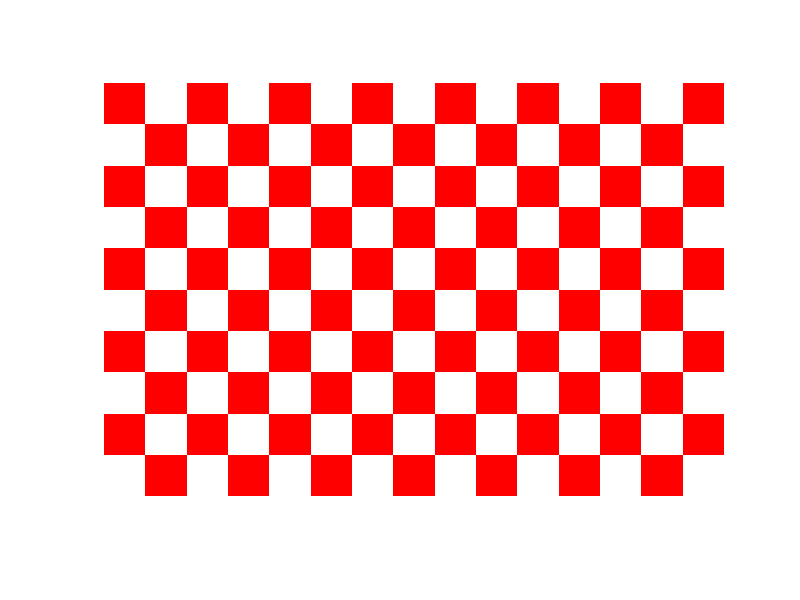

MATLAB code to generate this figure: (Note: this script raises an error after producing the figure.)
close all; clear all; clc;
squareSize = 200;
cb1 = checkerboard(squareSize,5,8);
cb1 = cb1(:,1:15*squareSize) ;
cb3 = (cb1 > 0.5);
r = uint8(255*ones(size(cb3)));
g = uint8(255*cb3);
b = uint8(255*cb3);
red = cat(3, r, g, b);
rx = randi([0,15], 20, 1);
ry = randi([0,3], 20, 1);
rr = randi([30,80], 20, 1);
figure, imshow(red);
hold on;
rad = 30;
halfSquareSize = squareSize * 0.5;
for i=1:10
    for j=1:15
        if (rem(i,2) == 0)
            if (rem(j,2) == 0)
                DrawCircles(squareSize, 10*squareSize- (squareSize*i - halfSquareSize), squareSize * j - halfSquareSize, rad, i );
            else
                DrawCircles(squareSize, 10*squareSize- (squareSize*i - halfSquareSize), squareSize * j - halfSquareSize, rad, j );
            end
        else
            if (rem(j,2) > 0)
                DrawCircles(squareSize, 10*squareSize- (squareSize*i - halfSquareSize), squareSize * j - halfSquareSize, rad, i );
            else
                DrawCircles(squareSize, 10*squareSize- (squareSize*i - halfSquareSize), squareSize * j - halfSquareSize, rad, j );
            end
        end
    end
end

% figure, imshow(cb1);
% hold on;
% for i=1:20
%     plot(rx(i)*100+50, ry(i)*100+50, '.r','MarkerSize', rr(i));
% end
exportgraphics(gcf,'left.png','Resolution',300);
F = getframe(gca);
[imBase Map] = frame2im(F);
close all;
[colorCorners1, boardSize1] = detectCheckerboardPoints(imBase);
tiledlayout(3,1);
nexttile;
imshow(imBase); hold on;
scatter(colorCorners1(:,1), colorCorners1(:,2),'oy', 'filled');

theta = 10;
tm = [cosd(theta) -sind(theta) 0.00050; ...
    sind(theta) cosd(theta) 0.0002; ...
    0 0 1];
tform = projective2d(tm);
imWarped = imwarp(imBase, tform);

nexttile; imshow(imWarped);  hold on;
[colorCorners2, boardSize2] = detectCheckerboardPoints(imWarped);
scatter(colorCorners2(:,1), colorCorners2(:,2),'oy', 'filled');

projectiveTransformation = fitgeotrans(colorCorners2, colorCorners1, 'Projective');
imFixed = imwarp(imWarped, projectiveTransformation);
stats = regionprops(imFixed, 'BoundingBox' );
T=struct2table(stats);

bbx = st.BoundingBox;
lx = floor(bbx(1));
ly = floor(bbx(2));
ux = lx + floor(bbx(4));
uy = ly + floor(bbx(5));
imFixed = imFixed(ly:uy, lx:ux, :);

nexttile; imshow(imFixed); hold on;
colorCorners2 = [colorCorners2;0,0]
[x,y] = transformPointsForward(projectiveTransformation, colorCorners2(:,1), colorCorners2(:,2));
colorCorners3 = [x,y ];scatter(colorCorners3(:,1), colorCorners3(:,2),'oy', 'filled');




cirb = (imFixed(:,:,1) > 0) & (imFixed(:,:,2) == 0);
[centers, radii] = imfindcircles(cirb,[5 50],'Method','TwoStage','Sensitivity',0.75)
viscircles(centers, radii,'EdgeColor','b');
[colorCorners3, boardSize] = detectCheckerboardPoints(imFixed);
scatter(colorCorners3(:,1), colorCorners3(:,2),'oy', 'filled');






function [xunit,yunit] = circle(x,y,r)
hold on
th = 0:pi/50:2*pi;
xunit = r * cos(th) + x;
yunit = r * sin(th) + y;
end

function DrawCircles(sSize, y, x, r, n)
nx = ceil(sqrt(n));
ny = ceil( n / nx);
sx = sSize / (nx + 1);
sy = sSize / (ny + 1);
counter = 1;
for i=1:nx
    for j=1:ny
        if (counter <= n)
            plot(x - sSize * 0.5 + i * sx, y - sSize * 0.5 + j * sy, '.k','MarkerSize', r);
        end
        counter = counter + 1;
    end
end
end